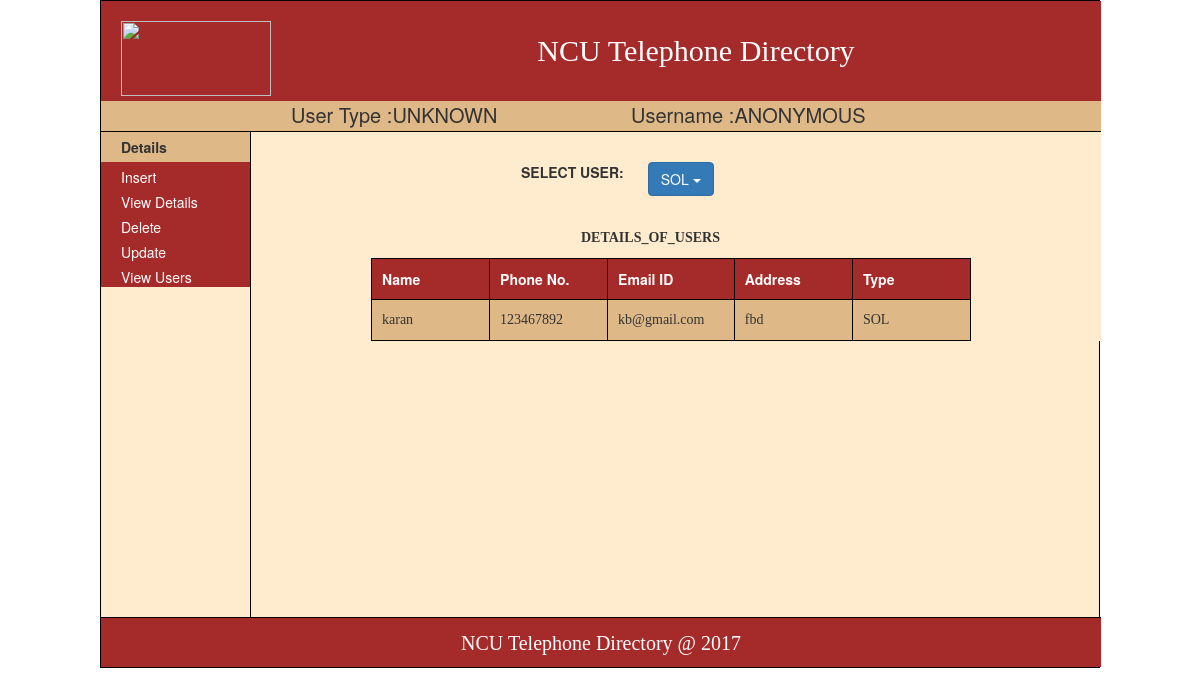
/viewuserssol.php, run on the app's committed database.
### tables this page shows
CREATE TABLE `sol` (
  `firstname` varchar(25) DEFAULT NULL,
  `phone` varchar(15) DEFAULT NULL,
  `email` varchar(50) DEFAULT NULL,
  `address` varchar(100) DEFAULT NULL
);

### viewuserssol.php (the view, shortened to what this page needs)
<?php
if(!isset($_SESSION['login']))
{
	$var="ANONYMOUS";
	$var1="UNKNOWN";
}
?>
<!DOCTYPE html>
<html>
    <head>
        <link href="css/royal.css" rel="stylesheet" type="text/css"/>
	<link rel="stylesheet" href="https://maxcdn.bootstrapcdn.com/bootstrap/3.3.7/css/bootstrap.min.css">
    </head>
    <body>
        <div class="bodyborder">
        <div style="width: 1000px; margin: auto;">
	 <div>
            <div class="head"><a href="http://www.ncuindia.edu/" target="_blank"><img src="img/logo.jpg" style="width:150px;height:75px;float:left;margin:20px"></a>NCU Telephone Directory</div>
        	<div style=" width: 1000px; height: 30px; margin: auto;background-color: burlywood; border: none; ">
		    <div style="width: 30%; float: left; font-size: 20px;">User Type :<?php echo $var1;?></div>
                    <div style="width: 30%; float: left; font-size: 20px; margin-left: 40px">Username :<?php echo $var;?></div>
                </div>
       </div>
	</div>
        <div class="maindiv">
            <div style="width: 150px;"><?php include "view/Left-menu.php";?></a></div>
            <div class="rightmenu" style="width: auto;margin-left:150px;">
 <div class="dropdown">
<label class="control-label col-sm-2" for="user" style="margin-left:30%;margin-top:30px;">SELECT USER:</label>
    <button class="btn btn-primary dropdown-toggle" type="button" data-toggle="dropdown" style="margin-top:30px;">SOL
    <span class="caret"></span></button>
  </div>
                <div style="padding-left: 330px;margin-top: 30px;"><b><font face="rockwell">DETAILS_OF_USERS</font></b></div>
                <div style="margin-left: 120px;margin-top: 10px">
                    <table style="width:600px;">
                        <tr>
                          <th>Name</th>
                          <th>Phone No.</th>
                          <th>Email ID</th>
                          <th>Address</th>
                          <th>Type</th>
                        </tr>
                        <?php
			include "connection.php";
			$sql = "SELECT firstname,phone,address,email from sol order by firstname";
			$result = $conn->query($sql);
			while($row = $result->fetch_assoc())
			{
			?>
                         <tr>
                             <td style="width:100px" class="row-pro"><?php echo $row['firstname']; ?></td>
                            <td style="width:100px" class="row-pro" ><?php echo $row['phone']; ?></td>
                            <td style="width:100px"  class="row-pro" ><?php echo $row['email']; ?></td>
                            <td style="width:100px"  class="row-pro" ><?php echo $row['address']; ?></td>
                            <td style="width:100px"  class="row-pro" ><?php echo "SOL"; ?></td>
                         </tr>
<?php
}
?>
                    </table>
                </div>
    </div>
        </div>
 <div style="width: 1000px; margin: auto; margin-top:none;"> <?php include "view/Footer.php";?></div>
        </div>
    </body>
</html>

### css/royal.css (style rules this page uses)
body { margin: 0px; padding: 0px; }
.head { line-height: 100px; background-color: brown; height: 100px; width: 1000px; margin: auto; border: none; text-align: center; font-family:cursive; font-size: 30px; color: white; }
.maindiv { width: 1000px; background-color:blanchedalmond; height: auto; border-top: 1px solid black; }
.rightmenu { background-color: blanchedalmond; height: auto; width: 850px; }
.bodyborder { border: 1px solid black; width: 1000px; background-color: blanchedalmond; margin: auto; }
a { color:white; }
table, th, td { border: 1px solid black; border-collapse: collapse; text-align: left; width: 100%; }
th, td { padding: 10px; }
th { text-align: left; background-color: brown; color: white; width: 100px; height: 30px; }
tr { height: 10px; }
tr:nth-child(even) { background-color: burlywood; }
.row-pro { font-family:Tahoma; font-size:14px; border-bottom:1px solid black; }
img { display: block; margin: auto; }

### viewuserssol.php (style rules this page uses)
a { color:white; }

### data on the page
sol: firstname "karan", phone "123467892", email "kb@gmail.com", address "fbd"

### other printed values
$var1 "UNKNOWN"
$var "ANONYMOUS"
